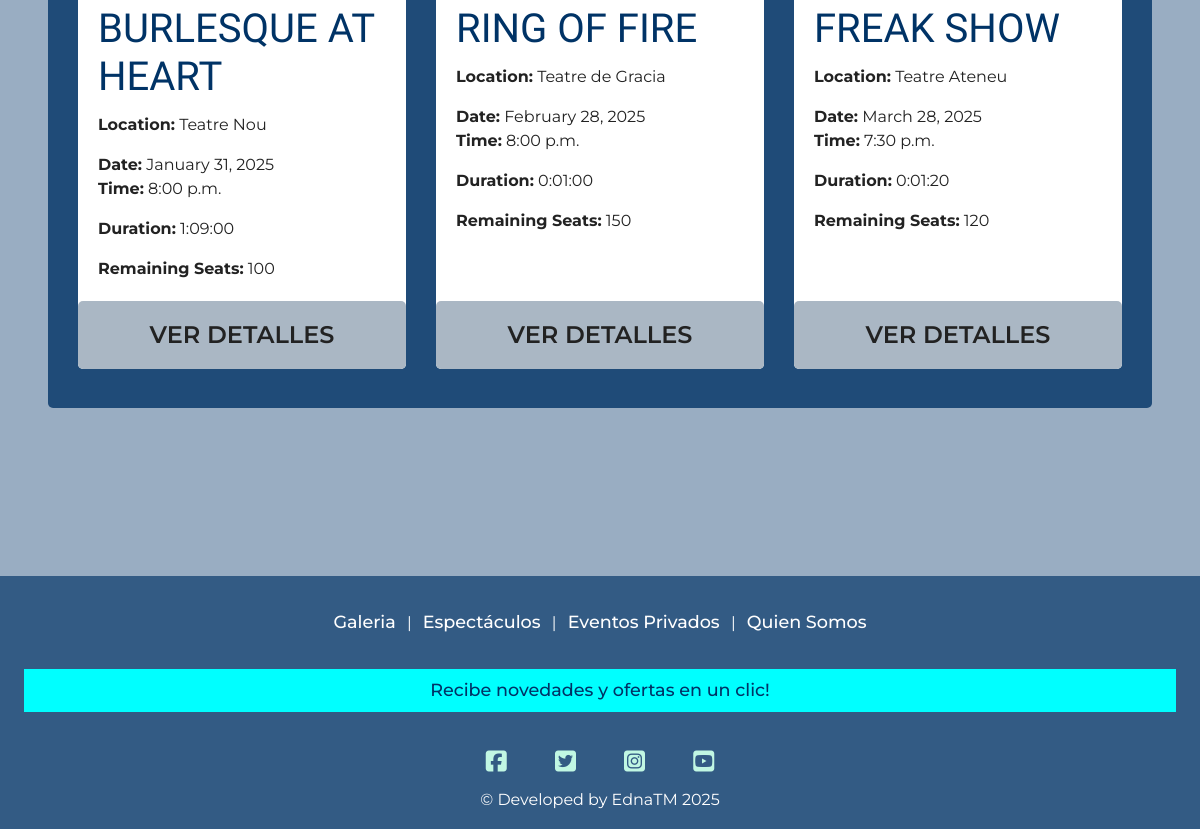
The app's page /shows/ (lower part), older data.
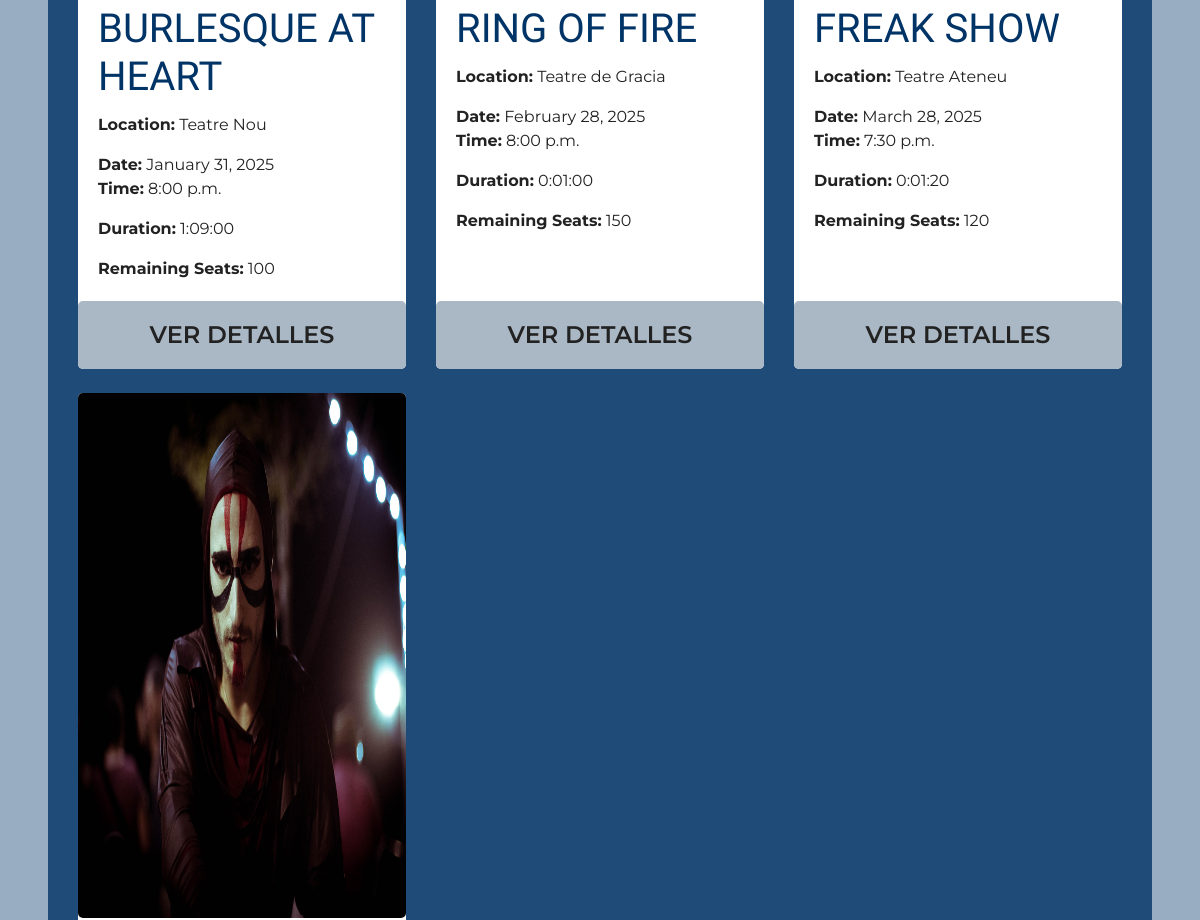
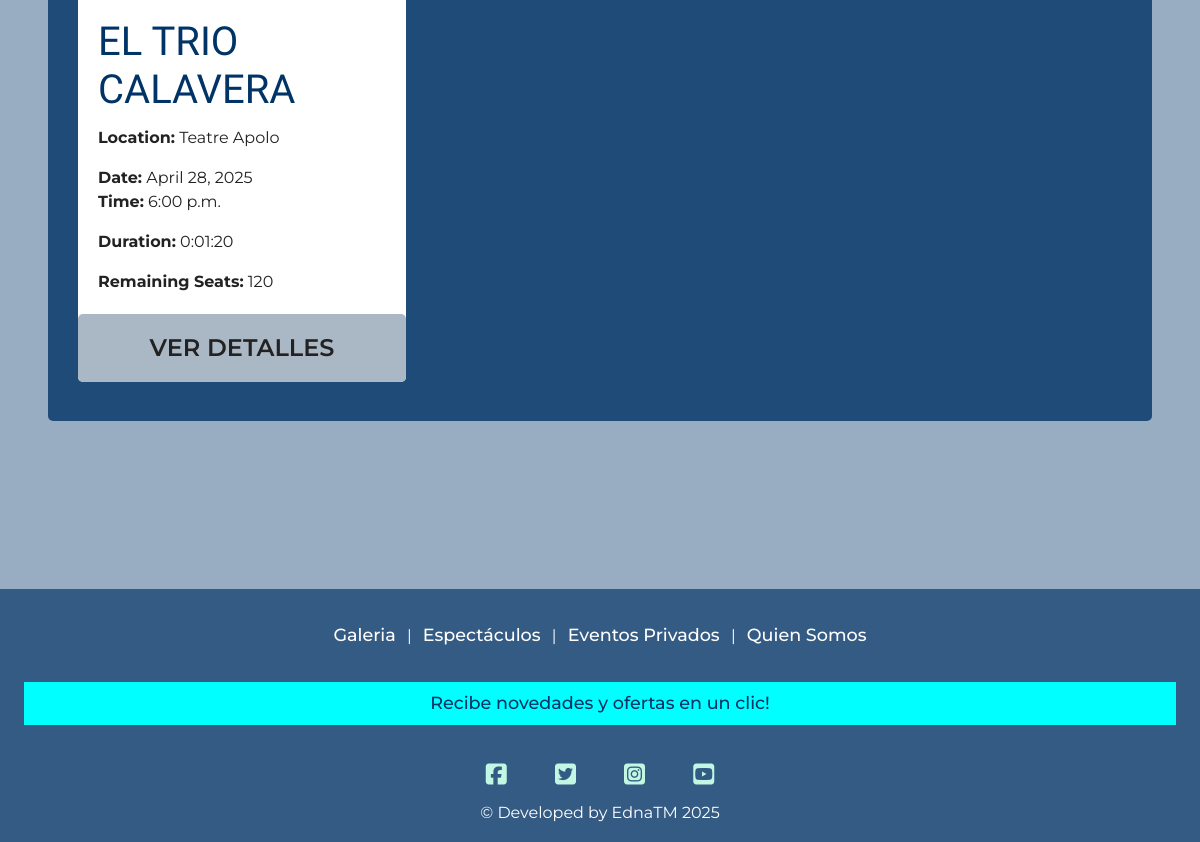
The same page, newer data (2 pictures, top to bottom).
### shows/models.py (models this page shows, shortened)
class Show(models.Model):
    id = models.IntegerField(primary_key=True, unique=True, editable=False)
    name = models.CharField(max_length=200, help_text="Name of the show")
    description = models.TextField(blank=True, null=True)
    location = models.CharField(max_length=200, help_text="Location of the show")
    time = models.DateTimeField(help_text="Date and time of the show")
    duration = models.DurationField(help_text="Duration of the show (HH:MM:SS)")
    image = models.ImageField(upload_to='shows/images/', help_text="Image representing the show", blank=True, null=True)
    total_seats = models.PositiveIntegerField(help_text="Total number of seats available")
    remaining_seats = models.PositiveIntegerField(help_text="Number of seats still available")
    price_per_seat_adult = models.DecimalField(
        max_digits=5,
        decimal_places=2,
        default=Decimal('20.00'),
        help_text="Price per seat for adults",
    )
    price_per_seat_reduction = models.DecimalField(
        max_digits=5,
        decimal_places=2,
        default=Decimal('15.00'),
        help_text="Price per seat with a reduction"
    )

### shows/views.py (the view)
# urls.py: path('', views.show_list, name='show_list'),  # This URL is mapped to the `show_list` view
def show_list(request):
    shows = Show.objects.all().order_by('time')  # Order by time (upcoming first)
    return render(request, 'shows/show_list.html', {'shows': shows})

### shows/templates/shows/show_list.html (shortened to what this page needs)
{% extends "base.html" %}
{% load static %}
{% block content %}
<div id="show_list" class="container h-100 w-100">
    <div class="row h-100">
        <div class="col-12 my-auto ml-md-0 mr-md-0 px-0">
            <div class="my-5">
                <div class="row show">
                    {% for show in shows %}
                        <div class="col-12 col-md-6 col-lg-4 mb-4">
                            <div class="card h-100">
                                {% if show.image %}
                                    <a href="{% url 'shows:show_details' show.id %}">
                                        <img src="{{ show.image.url }}" class="card-img-top" alt="{{ show.name }}">
                                {% endif %}
                                    <div class="card-body">
                                        <h5 class="card-title text-uppercase">{{ show.name }}</h5>
                                        <p class="card-text"><strong>Location:</strong> {{ show.location }}</p>
                                        <p class="card-text">
                                            <strong>Date:</strong> {{ show.time|date:"F j, Y" }}<br>
                                            <strong>Time:</strong> {{ show.time|date:"g:i a" }}
                                        </p>
                                        <p class="card-text"><strong>Duration:</strong> {{ show.duration }}</p>
                                        <p class="card-text"><strong>Remaining Seats:</strong> {{ show.remaining_seats }}</p>
                                    </a>
                                </div>
                                <a href="{% url 'shows:show_details' show.id %}" class="btn-show-card text-uppercase text-center">ver detalles</a>
                            </div>
                        </div>
                    {% empty %}
                        <p class="text-white">No tenemos espectáculos a la vista. Vuelve en un par de días, o <a href="{}">suscríbete a nuestra newsletter</a> para estar al día de cualquier novedad, y recibir alguna que otra oferta!</p>
                    {% endfor %}
                </div>
            </div>
        </div>
{% endblock %}

### templates/base.html (shortened to what this page needs)
{% load static %}
<!-- {% url 'profiles:profile' as profile %}
{% url 'home:subscribe_form' as subscribe_form %} -->
<!doctype html>
<html lang="en">
  <head>
    {% block corecss %}
    <link rel="stylesheet" href="https://cdn.jsdelivr.net/npm/bootstrap@4.6.2/dist/css/bootstrap.min.css"
>
    <link rel="stylesheet" href="{% static 'css/base.css' %}">
    {% endblock %}
  </head>
  <body>
    <div class="main-bg">
      <main class="d-flex flex-grow-1 mt-5">
      {% block content %}
      {% endblock %}
    <footer class="footer d-flex flex-column justify-content-center h-25">
      <p class="mt-3 mb-1 text-center text-white">
        <a href="{% url 'gallery' %}" aria-label="go to the gallery page">Galeria</a> |
        <a href="{% url 'shows:show_list' %}" aria-label="go to the about page">Espectáculos</a> |
        <a href="{}" aria-label="go to service page for individuals">Eventos Privados</a> |
        <a href="{}" aria-label="go to the about page">Quien Somos</a>
      </p>
      <a href="{}" aria-label="go to the newsletter subscription form"><p id="subscribe-link" class="mt-3 mb-1 text-center text-white">Recibe novedades y ofertas en un clic!</p></a>
      <p class="m-0 mt-1 text-center">
          <a href="https://www.facebook.com" target= "_blank" aria-label="go to facebook our facebook profile page"><i class="fab fa-facebook-square icons-social"></i></a>
          <a href="https://www.twitter.com" target= "_blank" aria-label="go to twitter site"><i class="fab fa-twitter-square ms-3 icons-social"></i></a>
          <a href="https://www.instagram.com" target= "_blank" aria-label="go to instagram site"><i class="fab fa-instagram-square ms-3 icons-social"></i></a>
          <a href="https://www.youtube.com" target= "_blank" aria-label="go to youtube site"><i class="fab fa-youtube-square ms-3 icons-social"></i></a>
      </p>
      <p class="m-0 text-center text-white">
        {% block copyright %}© Developed by EdnaTM 2025 {% endblock copyright %}
      </p>
    </footer>
  </body>
</html>

### static/css/base.css (style rules this page uses)
*, *::before, *::after { box-sizing: border-box; }
body { background: url('/media/chica_telas_circo.jpg') no-repeat center center fixed; background-size: cover; color: #555; font-family: "Montserrat", sans-serif; padding: 0 !important; display: flex; flex-direction: column; }
footer { margin-top: 60px; }
a { text-decoration: none !important; }
.main-bg { margin: 0 0 auto; flex-grow: 1 !important; min-height: calc(100vh - 252.8px) !important; max-height: fit-content !important; background-color: rgba(0, 51, 102,0.4); padding: 0 0 120px; }
.show { padding: 15px; margin-bottom: 10px; border-radius: 5px; background-color: rgba(0, 51, 102,0.8); }
.show .card { max-width: 100%; border: none; border-radius: 5px; }
.show img { max-width: 100%; height: fit-content; min-height: 525px; border-radius: 5px; }
.btn-show-card { width: 100%; background-color: #aab7c4; color: #222; padding: 1rem; font-weight: 600; font-size: 1.5rem; border-radius: 5px; transition: color .15s ease-in-out,background-color .15s ease-in-out,border-color .15s ease-in-out,box-shadow .15s ease-in-out; }
.btn-show-card a, .btn-show-card a:hover, .card-text { color: #222; }
.card-title { color: #003366; font-family: "Big Shoulders Display", sans-serif; font-size: 2.5rem; }
#show-details, #show_list { padding-left: 3rem !important; padding-right: 3rem !important; margin-top: 120px; }
.footer { bottom: 0; background-color: rgba(0, 51, 102,0.8); width: 100%; padding: 17px; position: relative; left: 0; right: 0; margin-top: auto; }
footer a { color: #fff !important; text-decoration: none; font-size: 1.1rem; font-weight: 450; margin: 14px 7px; }
#subscribe-link { background-color: aqua; color: #003366 !important; padding: 0.5rem; display: block; width: 100%; font-weight: 500; transition: color .15s ease-in-out,background-color .15s ease-in-out,border-color .15s ease-in-out,box-shadow .15s ease-in-out; }
.icons-social { color: #c1f7e3; font-size: 1.5rem; padding: 15px; transition: all 0.15s linear; }

Row changes from the older to the newer data that the page shows:
added Show: image (picture), name "EL TRIO CALAVERA", location "Teatre Apolo", time "April 28, 2025", time "6:00 p.m.", duration "0:01:20", remaining_seats "120"
